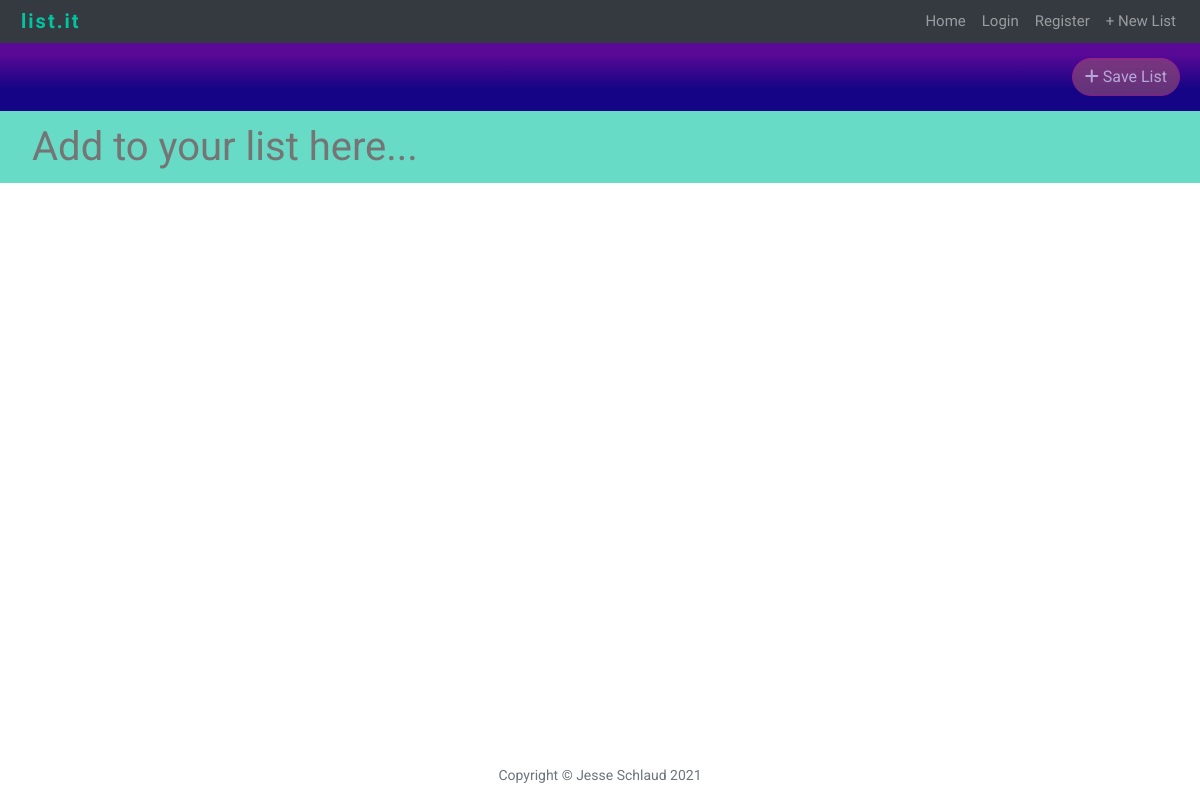
Before: /HCKcyn2NpL with the older database file.
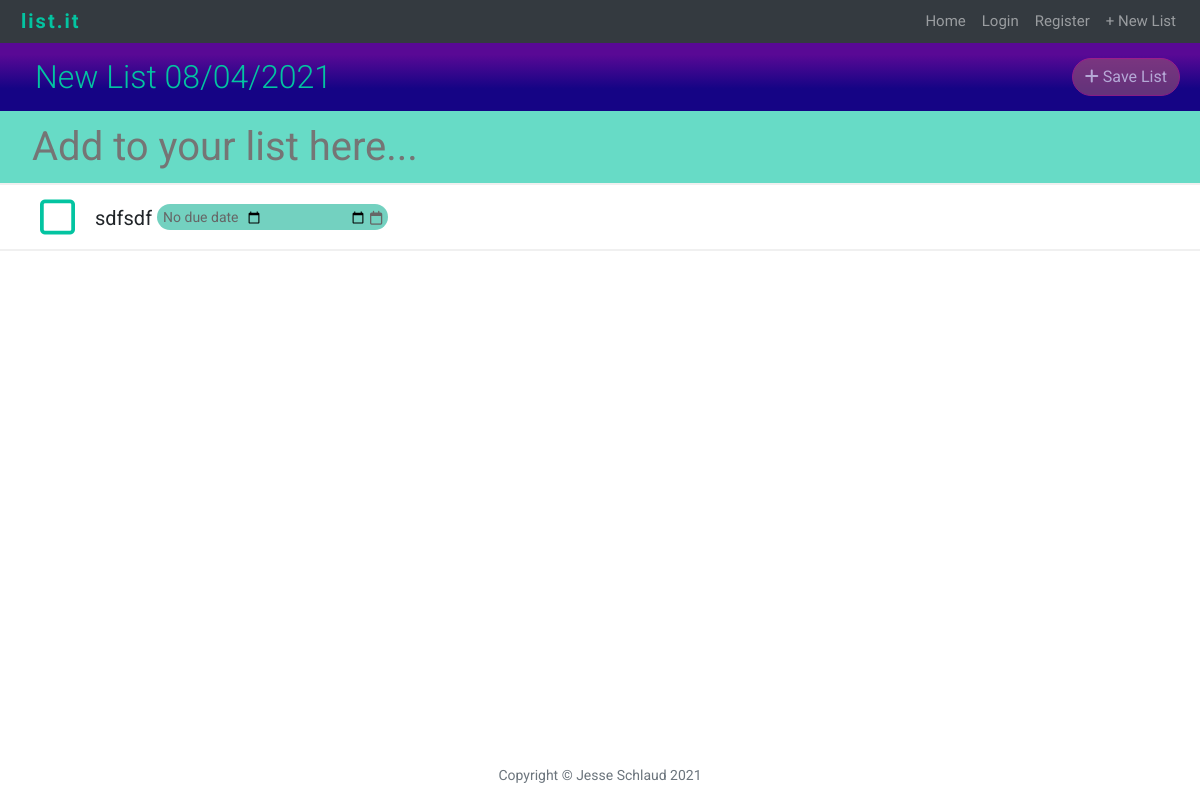
After: the same page with the newer database file.
### main.py (models this page shows)
class List(db.Model):
    __tablename__ = "lists"
    id = db.Column(db.Integer, primary_key=True)
    url_key = db.Column(db.String(250), nullable=False, unique=True)
    name = db.Column(db.String(250), nullable=False)
    items = relationship("ListItem", back_populates="parent_list")
    user = relationship("User", back_populates="lists")
    user_id = db.Column(db.Integer, db.ForeignKey("users.id"))

class ListItem(db.Model):
    __tablename__ = "items"
    id = db.Column(db.Integer, primary_key=True)
    name = db.Column(db.String(250), nullable=False)
    due_date = db.Column(db.String(250), nullable=True)
    complete = db.Column(db.Boolean)
    star = db.Column(db.Boolean)
    parent_list = relationship("List", back_populates="items")
    list_id = db.Column(db.Integer, db.ForeignKey("lists.id"))

### main.py (the view)
@app.route("/<url_key>", methods=["GET", "POST"])
def home(url_key):
    list = List.query.filter_by(url_key=url_key).first()
    return render_template("newindex.html", list=list, url_key=url_key)

### main.py (called while the page is built)
@app.context_processor
def inject_now():
    return {'current_year': datetime.date.today().strftime("%Y"),
            'current_date': datetime.date.today().strftime("%Y-%m-%d")}

### templates/newindex.html (shortened to what this page needs)
{% include 'header.html' %}
<div id="listDisplay">
    <div class="item-align">
        <div id="listName" class="item-align">
            <form action="{{ url_for('new_name', url_key=list.url_key) }}" method="post">
                <h2 data-editable class="lnameh2">{{list.name}}</h2>
            </form>
        </div>
        <div align="right">
            {% if list.user_id %}
            {% elif not current_user.is_authenticated: %}
            <span class="d-inline-block" data-toggle="popover" data-trigger="hover"
                  data-content="Please login or register to save.">
                <a class="btn btn-primary disabled list-save" href="{{ url_for('save_list', url_key=list.url_key) }}">
                    <i class="fas fa-plus"></i> Save List
                </a>
            </span>
            {% endif %}
        </div>
    </div>
</div>
<div id="newItem">
    <form name="itemform" action="{{ url_for('new_item', url_key=list.url_key) }}" method="post">
        <input class="no_border" placeholder="Add to your list here..." name="item" maxlength="40">
    </form>
</div>
<ul class="list-group" id="listItems">
    {% for item in list.items: %}
    {% if not item.complete and not item.star: %}
    <form action="{{ url_for('new_date', id=item.id, url_key=list.url_key) }}" class="date-form" method="post" autocomplete="off" id="dateForm">
        <li class="list-group-item">
            <div class="item-align">
                <div>
                    <a href="{{ url_for('complete', url_key=list.url_key, id=item.id)}}">
                            <span class="change-check">
                            <i class="far fa-square check"></i>
                            </span>
                    </a>
                    <div class="name-date">
                        <p class="item-name">{{ item.name }}</p>
                             <div class="date-border">
                                {% if not item.due_date: %}
                                <p>No due date</p>
                                {% else: %}
                                <p>{{ item.due_date }}</p>
                                {% endif %}
                                <input class="no_border tablet" id="dueDate{{ item.id }}" name="due_date_tablet"
                                       type="date" onblur="this.form.submit()"/>
                                <span class="tablet-ico">
                                    <i class="far fa-calendar"></i>
                                </span>
                            </div>
                        </div>
                </div>
            </div>
        </li>
    </form>
    {% endif %}
    {% endfor %}
</ul>
</div>
{% include 'footer.html' %}

Changed rows visible on the page:
added List: name "New List 08/04/2021"
added ListItem: name "sdfsdf", shows "No due date"
